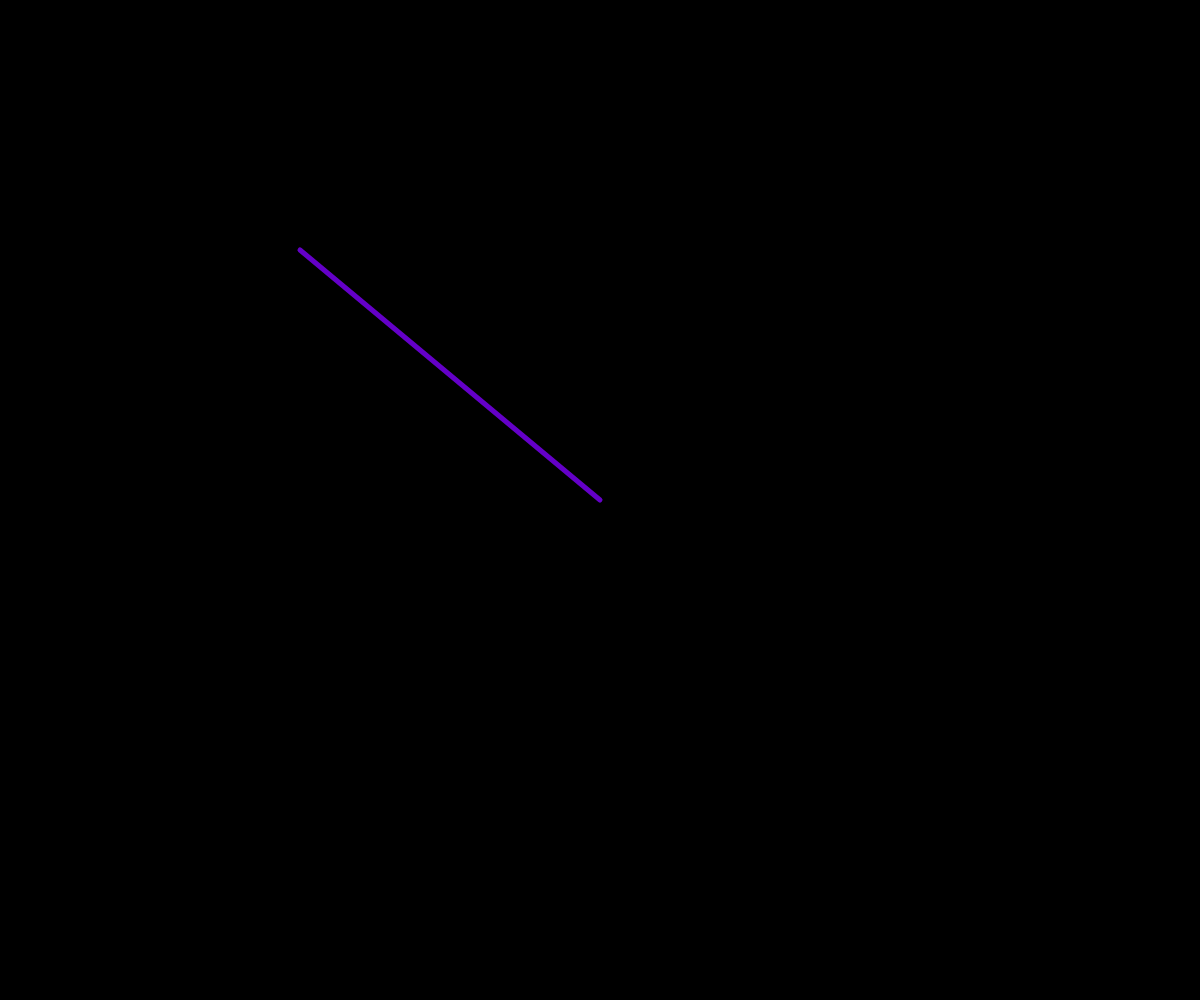
Frame 1 (no input)
Frame 60 (no input): identical to frame 1, image omitted
Frame 120 (the mouse pressed at the canvas centre since frame 60): blank canvas, image omitted

The p5.js sketch that drew this single still picture (run headless with seeded random() and noise() and a simulated clock; from frame 60 on, the mouse is pressed at the canvas centre):

// p5.js sketch
// ── sketch.js
// ------------------------------------------------- //
// 05/02/2018
// Evan MacHale - N00150552
// Interactive Graphics Module Year 3
// The Nature of Code by Daniel Shiffman
// Vectors // 1.3 Vector Multiplication & Division
// Displaying a magnitude from a resultant vector + translating it
// Using multiplication or division
// http://natureofcode.com/book/chapter-1-vectors/
// ------------------------------------------------- //
function setup() {
  createCanvas(windowWidth,windowHeight);
}

function draw() {
  background(0);
  noStroke();
  fill(0,15);
  rect(0,0,width,height);
  // Capture mouse co-ordinates + centre of window as vectors
  var mouse = createVector(mouseX, mouseY);
  var centre = createVector(width/2,height/2);
  // 'vectorLine' is our resultant
  var vectorLine = mouse.sub(centre);
  // When speaking of multiplying vectors, we think of scaling vectors
  // When we multiply, we do so by a 'scaler', a single number, not a vector
  // w = u * n
  // Below we multiply by 0.5
  // This eqivalent to division -> multiply by a fraction
  // The vectorLine is now half it's size
  vectorLine.mult(0.5);
  // Same as:
  // vectorLine.div(2);
  translate(width/2,height/2);
  strokeWeight(5);
  stroke(100,0,200);
  line(0,0,vectorLine.x,vectorLine.y);
}
